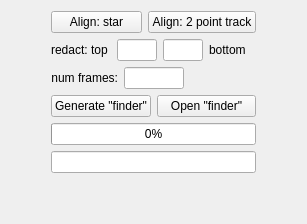
               <widget class="QWidget" name="tab_22">
                <attribute name="title">
                 <string>&quot;finder&quot;</string>
                </attribute>
                <layout class="QGridLayout" name="gridLayout_22">
                 <item row="0" column="0">
                  <spacer name="horizontalSpacer_77">
                   <property name="orientation">
                    <enum>Qt::Horizontal</enum>
                   </property>
                   <property name="sizeHint" stdset="0">
                    <size>
                     <width>40</width>
                     <height>20</height>
                    </size>
                   </property>
                  </spacer>
                 </item>
                 <item row="0" column="1">
                  <layout class="QVBoxLayout" name="verticalLayout_53">
                   <item>
                    <layout class="QHBoxLayout" name="horizontalLayout_75">
                     <item>
                      <widget class="QPushButton" name="alignWithStarInfoButton">
                       <property name="toolTip">
                        <string>&lt;html&gt;&lt;head/&gt;&lt;body&gt;&lt;p&gt;To assist in locating a dim target star, an enhanced &amp;quot;finder&amp;quot; image can be generated by aligning and stacking (summing) a number of frames.&lt;/p&gt;&lt;p&gt;This intensified image can then be used for positioning an aperture on the target star, even though that star might be invisible in a single frame.&lt;/p&gt;&lt;p&gt;The simplest and easiest to use method for performing image alignment is use an aperture with a name that starts with 'stack' to follow a bright star through the frames that are to be aligned --- the xy translations of that star are used subsequently to align the frames. &lt;/p&gt;&lt;p&gt;To use the &lt;span style=&quot; font-weight:600; color:#fc0107;&quot;&gt;Align: star&lt;/span&gt; method: &lt;/p&gt;&lt;p&gt;1) Place a snap-to-blob aperture on the desired star while at the desired starting frame.&lt;/p&gt;&lt;p&gt;2) Give that aperture a name that starts with 'stack' (case-insensitive)&lt;/p&gt;&lt;p&gt;3) Fill in the top and bottom redact numbers (used for removing timestamp overlays).&lt;/p&gt;&lt;p&gt;4) Specify the number of frames to stack. &lt;/p&gt;&lt;p&gt;5) Click on Generate &amp;quot;finder&amp;quot;. What you will see is an &amp;quot;analysis&amp;quot; run (with the 'stack' aperture following the star), followed by an image alignment run, followed by the appearance of the &amp;quot;finder&amp;quot; image. Note: This is an actual analysis run so data will be collected. &lt;/p&gt;&lt;p&gt;&lt;span style=&quot; font-weight:600; color:#fc0107;&quot;&gt;General notes:&lt;/span&gt;&lt;/p&gt;&lt;p&gt;The edit boxes labelled 'redact top' and 'redact bottom' specify how many lines to remove from the top and bottom of the image to get rid of timestamp or other non-image data.&lt;/p&gt;&lt;p&gt;The edit box labelled 'num frames' specifies how many frames to register and sum. For the purpose of locating a star that can produce an occultation light curve, a number of frames in the range of 100 to 400 is effective. If this number is set too high, while the target star might become visible in this enhanced image, it is likely to be lost in quantization and noise effects when frame by frame aperture photometry is attempted.&lt;/p&gt;&lt;p&gt;&lt;span style=&quot; font-weight:600; color:#fc0107;&quot;&gt;Note:&lt;/span&gt; if timestamps were present (but redacted), the &amp;quot;finder&amp;quot; image will show the timestamp of the first frame in the stack, the so-called reference frame that all others are aligned/registered against to build the 'stack'.&lt;/p&gt;&lt;/body&gt;&lt;/html&gt;</string>
                       </property>
                       <property name="text">
                        <string>Align: star</string>
                       </property>
                      </widget>
                     </item>
                     <item>
                      <widget class="QPushButton" name="alignWithTwoPointTrackInfoButton">
                       <property name="toolTip">
                        <string>&lt;html&gt;&lt;head/&gt;&lt;body&gt;&lt;p&gt;To assist in locating a dim target star, an enhanced &amp;quot;finder&amp;quot; image can be generated by aligning and stacking (summing) a number of frames.&lt;/p&gt;&lt;p&gt;This intensified image can then be used for positioning an aperture on the target star, even though that star might be invisible in a single frame.&lt;/p&gt;&lt;p&gt;&lt;span style=&quot; font-weight:600; color:#fc0107;&quot;&gt;Align: 2 point track&lt;/span&gt; requires that a 2 point tracking path be established for the video. A 2 point tracking path is a bit tedious to set up but works very well for frame alignment when there is just a single, possibly disappearing, star. Note that it cannot follow windshake. Use &lt;span style=&quot; font-weight:600; color:#fc0107;&quot;&gt;Align: star&lt;/span&gt; if at all possible whenever there is much windshake. &lt;/p&gt;&lt;p&gt;&lt;span style=&quot; font-weight:600; color:#fc0107;&quot;&gt;Note:&lt;/span&gt; to get instructions on setting a 2 point tracking path, click on the Help tab, then on the button labeled 'Help for two point tracking'&lt;/p&gt;&lt;p&gt;&lt;span style=&quot; font-weight:600; color:#fc0107;&quot;&gt;General notes:&lt;/span&gt;&lt;/p&gt;&lt;p&gt;The edit boxes labelled 'redact top' and 'redact bottom' specify how many lines to remove from the top and bottom of the image to get rid of timestamp or other non-image data.&lt;/p&gt;&lt;p&gt;The edit box labelled 'num frames' specifies how many frames to register and sum. For the purpose of locating a star that can produce an occultation light curve, a number of frames in the range of 100 to 400 is effective. If this number is set too high, while the target star might become visible in this enhanced image, it is likely to be lost in quantization and noise effects when frame by frame aperture photometry is attempted.&lt;/p&gt;&lt;p&gt;&lt;span style=&quot; font-weight:600; color:#fc0107;&quot;&gt;Note:&lt;/span&gt; if timestamps were present (but redacted), the &amp;quot;finder&amp;quot; image will show the timestamp of the first frame in the stack, the so-called reference frame that all others are aligned/registered against to build the 'stack'.&lt;/p&gt;&lt;/body&gt;&lt;/html&gt;</string>
                       </property>
                       <property name="text">
                        <string>Align: 2 point track</string>
                       </property>
                      </widget>
                     </item>
                    </layout>
                   </item>
                   <item>
                    <layout class="QHBoxLayout" name="horizontalLayout_76">
                     <property name="spacing">
                      <number>-1</number>
                     </property>
                     <item>
                      <widget class="QLabel" name="finderRedactTopLinesLabel">
                       <property name="minimumSize">
                        <size>
                         <width>0</width>
                         <height>0</height>
                        </size>
                       </property>
                       <property name="toolTip">
                        <string>&lt;html&gt;&lt;head/&gt;&lt;body&gt;&lt;p&gt;This entry is used to specify how many lines from the image top to remove to get rid of timestamp information.&lt;/p&gt;&lt;p&gt;For generating a &amp;quot;finder&amp;quot; image, getting rid of the timestamp is &lt;span style=&quot; font-weight:600; color:#fc0107;&quot;&gt;essential&lt;/span&gt; for getting a good image to image registration based on the star field movement. If the timestamp is not removed, then the stacking process will likely register on the timestamp instead.&lt;/p&gt;&lt;p&gt;This entry is also used when preparing a frame for submission to nova.astrometry.net for WCS calibration.&lt;/p&gt;&lt;p&gt;If there is a timestamp overlay, its presence may make the WCS location and calibration harder (takes longer) for nova.astrometry.net. So, before submitting an image to nova.astrometry.net, we like to 'redact' the timestamp data by replacingthose lines with the average background (sampled from the center of the image). The value in this box controls how many lines from the top get this treatment.&lt;/p&gt;&lt;/body&gt;&lt;/html&gt;</string>
                       </property>
                       <property name="text">
                        <string>redact: top </string>
                       </property>
                       <property name="alignment">
                        <set>Qt::AlignRight|Qt::AlignTrailing|Qt::AlignVCenter</set>
                       </property>
                      </widget>
                     </item>
                     <item>
                      <widget class="QLineEdit" name="redactLinesTopEdit">
                       <property name="minimumSize">
                        <size>
                         <width>40</width>
                         <height>0</height>
                        </size>
                       </property>
                       <property name="maximumSize">
                        <size>
                         <width>40</width>
                         <height>16777215</height>
                        </size>
                       </property>
                       <property name="toolTip">
                        <string/>
                       </property>
                      </widget>
                     </item>
                     <item>
                      <widget class="QLineEdit" name="redactLinesBottomEdit">
                       <property name="minimumSize">
                        <size>
                         <width>40</width>
                         <height>0</height>
                        </size>
                       </property>
                       <property name="maximumSize">
                        <size>
                         <width>40</width>
                         <height>16777215</height>
                        </size>
                       </property>
                      </widget>
                     </item>
                     <item>
                      <widget class="QLabel" name="finderRedactBottomLinesLabel">
                       <property name="sizePolicy">
                        <sizepolicy hsizetype="Preferred" vsizetype="Preferred">
                         <horstretch>0</horstretch>
                         <verstretch>0</verstretch>
                        </sizepolicy>
                       </property>
                       <property name="toolTip">
                        <string>&lt;html&gt;&lt;head/&gt;&lt;body&gt;&lt;p&gt;This entry is used to specify how many lines from the image bottom to remove to get rid of timestamp information.&lt;/p&gt;&lt;p&gt;For generating a &amp;quot;finder&amp;quot; image, getting rid of the timestamp is &lt;span style=&quot; font-weight:600; color:#fc0107;&quot;&gt;essential&lt;/span&gt; for getting a good image to image registration based on the star field movement. If the timestamp is not removed, then the stacking process will likely register on the timestamp instead.&lt;/p&gt;&lt;p&gt;This entry is also used when preparing a frame for submission to nova.astrometry.net for WCS calibration.&lt;/p&gt;&lt;p&gt;If there is a timestamp overlay, its presence may make the WCS location and calibration harder (takes longer) for nova.astrometry.net. So, before submitting an image to nova.astrometry.net, we like to 'redact' the timestamp data by replacingthose lines with the average background (sampled from the center of the image). The value in this box controls how many lines from the bottom get this treatment.&lt;/p&gt;&lt;/body&gt;&lt;/html&gt;</string>
                       </property>
                       <property name="text">
                        <string>bottom   </string>
                       </property>
                       <property name="alignment">
                        <set>Qt::AlignLeading|Qt::AlignLeft|Qt::AlignVCenter</set>
                       </property>
                       <property name="indent">
                        <number>-1</number>
                       </property>
                      </widget>
                     </item>
                    </layout>
                   </item>
                   <item>
                    <layout class="QHBoxLayout" name="horizontalLayout_77">
                     <item>
                      <widget class="QLabel" name="finderNumFramesLabel">
                       <property name="minimumSize">
                        <size>
                         <width>0</width>
                         <height>0</height>
                        </size>
                       </property>
                       <property name="maximumSize">
                        <size>
                         <width>16777215</width>
                         <height>16777215</height>
                        </size>
                       </property>
                       <property name="toolTip">
                        <string>&lt;html&gt;&lt;head/&gt;&lt;body&gt;&lt;p&gt;This edit box specifies how many frames to register and sum. For the purpose of locating a star that can produce an occultation light curve, a number of frames in the range of 100 to 400 is effective. If this number is set too high, while the target star might become visible in this enhanced image, it is likely to be lost in quantization and noise effects when frame by frame aperture photometry is attempted.&lt;/p&gt;&lt;p&gt;Of course, your objective might be to get a 'pretty picture' of the star field. If so, have at it, but be aware that stars may 'appear' for which an occultation light curve cannot be extracted when processing is done frame by frame.&lt;/p&gt;&lt;/body&gt;&lt;/html&gt;</string>
                       </property>
                       <property name="text">
                        <string>num frames:</string>
                       </property>
                       <property name="alignment">
                        <set>Qt::AlignRight|Qt::AlignTrailing|Qt::AlignVCenter</set>
                       </property>
                      </widget>
                     </item>
                     <item>
                      <widget class="QLineEdit" name="numFramesToStackEdit">
                       <property name="minimumSize">
                        <size>
                         <width>60</width>
                         <height>0</height>
                        </size>
                       </property>
                       <property name="maximumSize">
                        <size>
                         <width>60</width>
                         <height>16777215</height>
                        </size>
                       </property>
                       <property name="toolTip">
                        <string/>
                       </property>
                      </widget>
                     </item>
                     <item>
                      <spacer name="horizontalSpacer_78">
                       <property name="orientation">
                        <enum>Qt::Horizontal</enum>
                       </property>
                       <property name="sizeHint" stdset="0">
                        <size>
                         <width>40</width>
                         <height>20</height>
                        </size>
                       </property>
                      </spacer>
                     </item>
                    </layout>
                   </item>
                   <item>
                    <layout class="QHBoxLayout" name="horizontalLayout_78">
                     <item>
                      <widget class="QPushButton" name="stackFramesButton">
                       <property name="toolTip">
                        <string>&lt;html&gt;&lt;head/&gt;&lt;body&gt;&lt;p&gt;To assist in locating a dim target star, an enhanced &amp;quot;finder&amp;quot; image can be generated by aligning and stacking (summing) a number of frames.&lt;/p&gt;&lt;p&gt;This intensified image can then be used for positioning an aperture on the target star, even though that star might be invisible in a single frame.&lt;/p&gt;&lt;p&gt;There are two available algorithms for performing image alignment: &lt;/p&gt;&lt;p&gt;1) &lt;span style=&quot; font-weight:600; color:#fc0107;&quot;&gt;Align: star&lt;/span&gt; uses an aperture with a name that starts with 'stack' to follow a bright star through the frames that are to be aligned --- the xy translations of that star are used subsequently to align the frames. This is the simplest and most reliable method to use and takes priority over methods 2 and 3. Click the &lt;span style=&quot; font-weight:600; color:#fc0107;&quot;&gt;Align: star&lt;/span&gt; button for how-to-use details.&lt;/p&gt;&lt;p&gt;2) &lt;span style=&quot; font-weight:600; color:#fc0107;&quot;&gt;Align: 2 point track&lt;/span&gt; uses a 2 point tracking path that has been established for the video. This is more tedious to set up but also works very well for frame alignment although it will not follow windshake. Use 1) whenever there is much windshake. Click the &lt;span style=&quot; font-weight:600; color:#fc0107;&quot;&gt;Align: 2 point track&lt;/span&gt; button for how-to-use details.&lt;/p&gt;&lt;p&gt;The &amp;quot;finder' image is calculated by summing the (aligned) frame stack, dividing that sum by the number of frames.&lt;/p&gt;&lt;p&gt;&lt;span style=&quot; font-weight:600; color:#fc0107;&quot;&gt;General notes:&lt;/span&gt;&lt;/p&gt;&lt;p&gt;The edit boxes labelled 'redact top' and 'redact bottom' specify how many lines to remove from the top and bottom of the image to get rid of timestamp or other non-image data.&lt;/p&gt;&lt;p&gt;The edit box labelled 'num frames' specifies how many frames to register and sum. For the purpose of locating a star that can produce an occultation light curve, a number of frames in the range of 100 to 400 is effective. If this number is set too high, while the target star might become visible in this enhanced image, it is likely to be lost in quantization and noise effects when frame by frame aperture photometry is attempted.&lt;/p&gt;&lt;p&gt;&lt;span style=&quot; font-weight:600; color:#fc0107;&quot;&gt;Note:&lt;/span&gt; if timestamps were present (but redacted), the &amp;quot;finder&amp;quot; image will show the timestamp of the first frame in the stack, the so-called reference frame that all others are aligned/registered against to build the 'stack'.&lt;/p&gt;&lt;/body&gt;&lt;/html&gt;</string>
                       </property>
                       <property name="text">
                        <string>Generate &quot;finder&quot;</string>
                       </property>
                      </widget>
                     </item>
                     <item>
                      <widget class="QPushButton" name="openFinderPushButton">
                       <property name="toolTip">
                        <string>&lt;html&gt;&lt;head/&gt;&lt;body&gt;&lt;p&gt;This button opens a file selection dialog with all available &amp;quot;finder&amp;quot; image files highlighted --- it is not uncommon to have more than one.&lt;/p&gt;&lt;p&gt;The &amp;quot;finder&amp;quot; images generated by PyMovie have a frame number imbedded in the filename. That frame number will be extracted and used to position the video to that frame before displaying the &amp;quot;finder&amp;quot; image.&lt;/p&gt;&lt;p&gt;By judicious use of static apertures, a constellation of apertures can be placed on the &amp;quot;finder&amp;quot; image and will remain in place when the video frame replaces the &amp;quot;finder&amp;quot; image --- this happens whenever the current frame number is changed.&lt;/p&gt;&lt;p&gt;&lt;br/&gt;&lt;/p&gt;&lt;/body&gt;&lt;/html&gt;</string>
                       </property>
                       <property name="text">
                        <string>Open &quot;finder&quot;</string>
                       </property>
                      </widget>
                     </item>
                    </layout>
                   </item>
                   <item>
                    <widget class="QProgressBar" name="stackerProgressBar">
                     <property name="value">
                      <number>0</number>
                     </property>
                    </widget>
                   </item>
                   <item>
                    <widget class="QLineEdit" name="finderMethodEdit">
                     <property name="readOnly">
                      <bool>true</bool>
                     </property>
                    </widget>
                   </item>
                  </layout>
                 </item>
                 <item row="0" column="2">
                  <spacer name="horizontalSpacer_79">
                   <property name="orientation">
                    <enum>Qt::Horizontal</enum>
                   </property>
                   <property name="sizeHint" stdset="0">
                    <size>
                     <width>40</width>
                     <height>20</height>
                    </size>
                   </property>
                  </spacer>
                 </item>
                 <item row="1" column="1">
                  <spacer name="verticalSpacer_20">
                   <property name="orientation">
                    <enum>Qt::Vertical</enum>
                   </property>
                   <property name="sizeHint" stdset="0">
                    <size>
                     <width>20</width>
                     <height>40</height>
                    </size>
                   </property>
                  </spacer>
                 </item>
                </layout>
               </widget>
